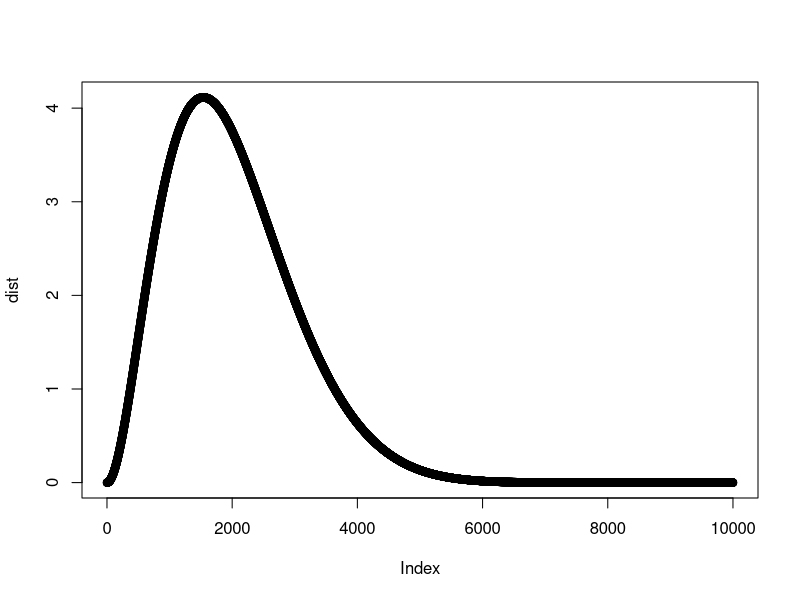
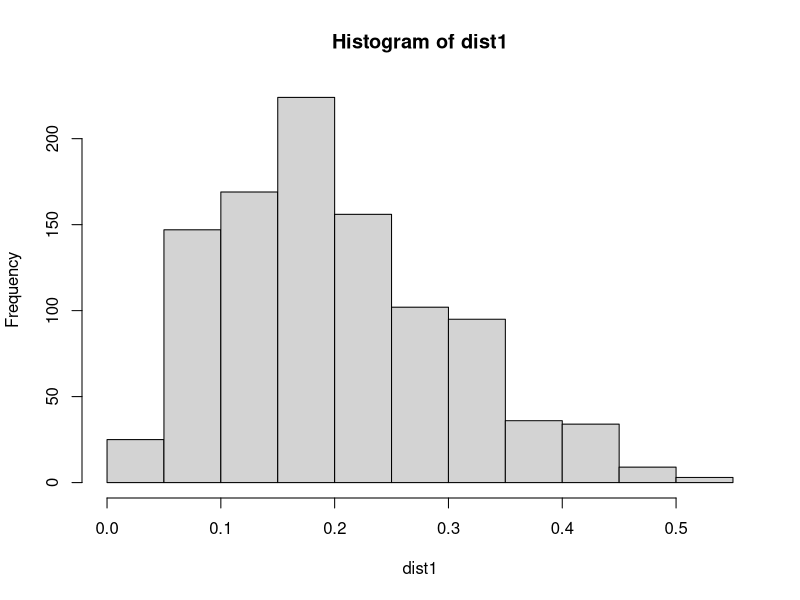

The R script that drew these images, in order:
#Generate a sequence 
x=seq(0,1,length=10000)
mean=0.2
var=0.01
#Calculating Alpha
alpha=mean*(((mean*(1-mean))/var)-1)
#Calculating Beta
beta=(alpha*(1-mean))/mean
#Plotting Density function of the Beta distribution
dist=dbeta(x,alpha,beta)
plot(dist)

dist1=rbeta(1000,alpha,beta)
hist(dist1)
mean(dist1)
var(dist1)
quantile(dist1,probs = (0.975))
quantile(dist1,probs=(0.025))